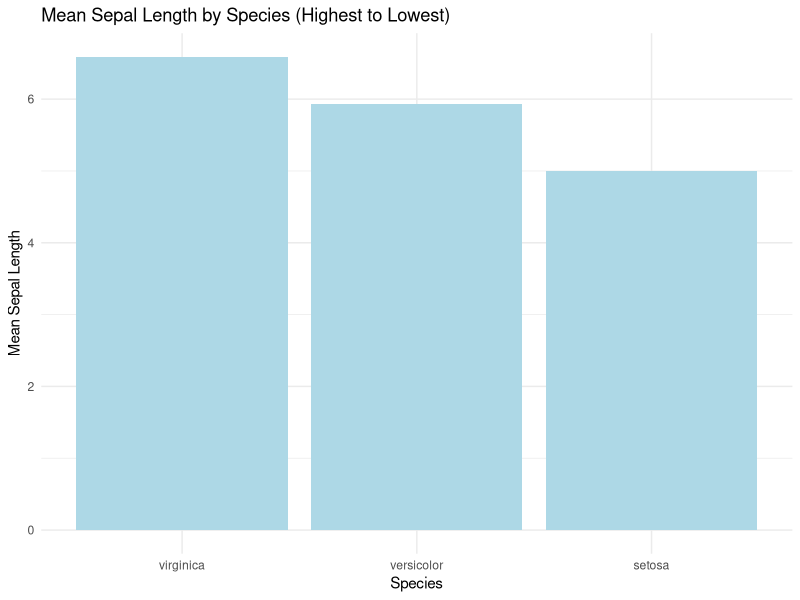

Generate this figure with R:
## ---- chunk 1
knitr::opts_chunk$set(echo = TRUE)
library(ggplot2)
## ---- chunk 2
# 1. Create the vector and assign to a variable (call it x)
x <- c(1, 4, 3, 4, 2, NA, 5, NA, 4, 5, 2, NA)

# 2. Pull all values that are not NA and assign to 'nonas'
nonas <- x[!is.na(x)]

# 3. Print
print(nonas)
## ---- chunk 3

# Adding the x>0 condition

x[!is.na(x) & (x>0)]

# We can prob call this positive_nonas

positive_nonas <- x[!is.na(x) & (x>0)]
print(positive_nonas)

## ---- chunk 4

# testing my theory that nonas is technically already compliant with this request
print(nonas > 0)
nonas

## ---- chunk 5

# Subsetting elements 9, 12, 15, 22... there are no elements 15 and 22 in our vector, so I expect NAs for those elements.

subset_x <- x[c(9, 12, 15, 22)]
print(subset_x)

## ---- chunk 6

# Creating an empty matrix

empty_matrix <- matrix(nrow = 5, ncol = 4)

# Confirming output of empty matrix
print(empty_matrix)

## ---- chunk 7

data_mat <- matrix(data = c(1:40), nrow = 4, ncol = 10)

print(data_mat)

## ---- chunk 8
# Creating the labels only

column_labels <- paste0("C", seq_len(ncol(data_mat)))

# I realized that this was not asking me to add it to the matrix just yet after I read the next question.
## ---- chunk 9
# Adding the column labels to the matrix

colnames(data_mat) <- column_labels
print(data_mat)
## ---- chunk 10
# Labeling the columns C1, C2, ..., C10, manually. Column names are in quotes to note that the labels are strings.
colnames(data_mat) <- c("C1","C2","C3","C4","C5",
                        "C6","C7","C8","C9","C10")

# Confirming all looks good
print(data_mat)
## ---- chunk 11
# Another way of doing this with a bit less code

colnames(data_mat) <- paste0("C", seq_len(ncol(data_mat)))

print(data_mat)

## ---- chunk 12

# Call the data, 
ggplot(iris, 
       aes(x = reorder(Species, -Sepal.Length, FUN = mean), y = Sepal.Length)) +
  # setting x and y axis. Selecting Species as a factor for X, calculating the mean length for each species, and reordering it (this ensures it's going from highest to lowest mean).
  stat_summary(fun = mean, geom = "bar", fill = "lightblue") +
  # Computing summary statistic for each x-group (each species) --> the mean of Sepal.Length. Then we select the plot to be a bar plot reflecting the computed mean. Then, selecting color of the bars.
  labs(
    x = "Species",
    y = "Mean Sepal Length",
    title = "Mean Sepal Length by Species (Highest to Lowest)") +
  # labeling axis and title
  theme_minimal()
# adding theme for aesthetic purposes

